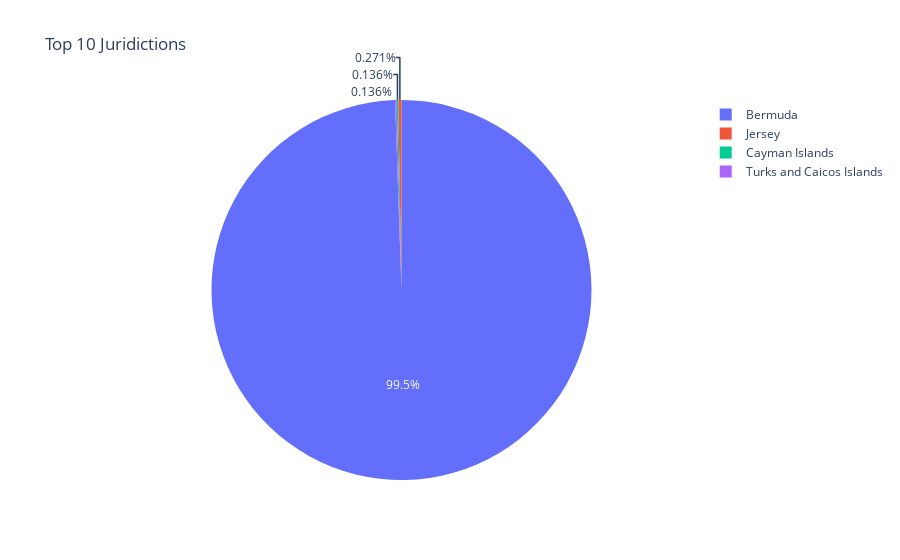

The notebook cell this image was saved under:
### Code cell
# =====================================================
# 4️⃣ DISTRIBUTION GÉOGRAPHIQUE
# =====================================================
print("\n🌍 RÉPARTITION GÉOGRAPHIQUE:")
print("-" * 30)

jurisdictions = []
for n in G.nodes():
    jurisdiction = G.nodes[n].get('jurisdiction_description', 'Non spécifié')
    if jurisdiction and jurisdiction != 'Non spécifié':
        jurisdictions.append(jurisdiction)

jurisdiction_counts = pd.Series(jurisdictions).value_counts().head(10)

for jur, count in jurisdiction_counts.items():
    print(f"• {jur}: {count}")

if len(jurisdiction_counts) > 0:
    fig = px.pie(values=jurisdiction_counts.values, names=jurisdiction_counts.index,
                 title="Top 10 Juridictions")
    fig.show()

### Figure 1 — Plotly figure (JSON) as saved in the notebook; plotly's stock layout.template omitted (floating-point values rounded to 4 significant figures)
{"data": [{"domain": {"x": [0, 1], "y": [0, 1]}, "hovertemplate": "label=%{label}<br>value=%{value}<extra></extra>", "labels": ["Bermuda", "Jersey", "Cayman Islands", "Turks and Caicos Islands"], "legendgroup": "", "name": "", "showlegend": true, "type": "pie", "values": [734, 2, 1, 1]}], "layout": {"legend": {"tracegroupgap": 0}, "title": {"text": "Top 10 Juridictions"}}}
